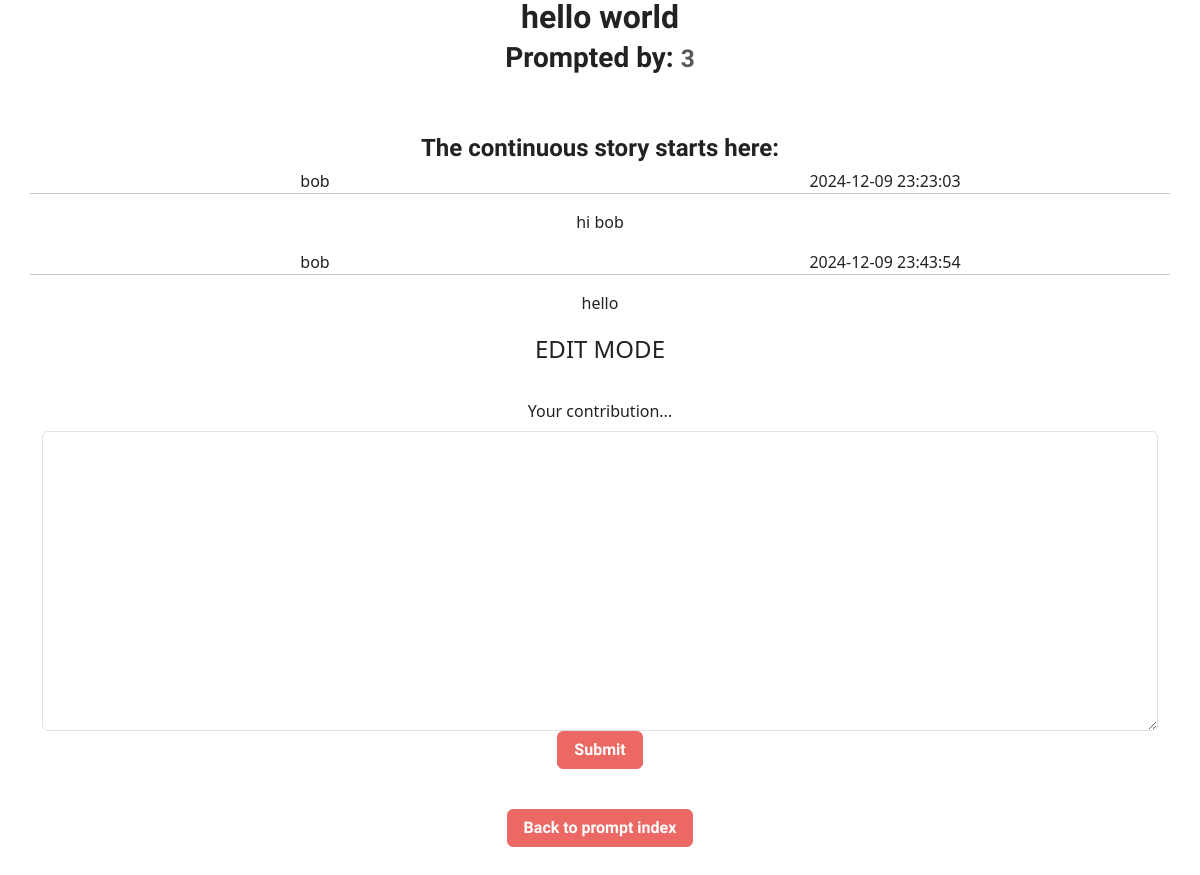
Page /app/post/edit.php?post_id=7 (signed in) on the committed database.
### tables this page shows
CREATE TABLE `writing_prompts` (
  `prompt_id` int(11) NOT NULL,
  `user_id` int(11) NOT NULL,
  `prompt_text` mediumtext NOT NULL,
  `responses` int(11) NOT NULL DEFAULT 0,
  `visibility` tinyint(1) NOT NULL,
  `date_created` datetime NOT NULL DEFAULT current_timestamp(),
  `date_updated` datetime NOT NULL DEFAULT current_timestamp()
);

CREATE TABLE `writing_posts` (
  `post_id` int(11) NOT NULL,
  `user_id` int(11) NOT NULL,
  `prompt_id` int(11) NOT NULL,
  `text` mediumtext NOT NULL,
  `likes` int(11) NOT NULL DEFAULT 0,
  `date_created` datetime NOT NULL DEFAULT current_timestamp()
);

CREATE TABLE `users` (
  `user_id` int(11) NOT NULL,
  `username` tinytext NOT NULL,
  `email` tinytext NOT NULL,
  `date_joined` date NOT NULL DEFAULT current_timestamp(),
  `stories_contributed` int(11) NOT NULL DEFAULT 0,
  `password_hash` tinytext NOT NULL,
  `is_admin` tinyint(1) NOT NULL DEFAULT 0
);

### app/post/edit.php (the view, shortened to what this page needs)
<?php
require_once('../../lib/db.php');
$i = $_GET['post_id'];
function get_entity($db, $post_id) {
    $stmt = $db->prepare("SELECT * FROM writing_prompts WHERE prompt_id = :id");
    $stmt->execute(['id' => $post_id]);
    return $stmt->fetch();
}
$post = get_entity($db, $i);
?>
<html>
<head>
    <link href="https://cdn.jsdelivr.net/npm/bootswatch@5.3.3/dist/journal/bootstrap.min.css" rel="stylesheet">
</head>
<body>
    <div class="container text-center">
        <h2><?= $post['prompt_text']; ?></h2>
        <h3>
            Prompted by:
            <small class="text-body-secondary"><?= $post['user_id']; ?></small>
        </h3>
        <h4><br /> <br /> The continuous story starts here: <br /></h4>
        <?php
        $stmt = $db->prepare("SELECT * FROM users INNER JOIN writing_posts ON users.user_id = writing_posts.user_id WHERE prompt_id = :prompt_id ORDER BY date_created ASC");
        $stmt->execute(['prompt_id' => $i]);
        $story_additions = $stmt->fetchAll();
        foreach ($story_additions as $addition) { ?>
            <div class="row">
                <div class="column" style="float:left;width: 50%;"><?= $addition['username'] ?></div>
                <div class="column" style="float:right;width: 50%;"><?= $addition['date_created'] ?></div>
                <hr>
            </div>
            <p text-align="center"><?= $addition['text'] ?></p>
        <?php } ?>
        <div>
            <form method="POST">
                <fieldset>
                    <legend>EDIT MODE</legend>
                    <label for="exampleTextarea" class="form-label mt-4">Your contribution...</label>
                    <textarea name="content" class="form-control" id="exampleTextarea" style="height: 300px;" required></textarea>
                    <button type="submit" class="btn btn-primary">Submit</button>
                </fieldset>
            </form>
        </div>
        <div class="mb-4">
            <a href="index.php" class="btn btn-primary m-4">Back to prompt index</a>
        </div>
    </div>
</body>
</html>

### rows in the picture
writing_prompts: prompt_text "hello world", user "3"
writing_posts: user.username "bob", date_created "2024-12-09 23:23:03", text "hi bob"
writing_posts: user.username "bob", date_created "2024-12-09 23:43:54", text "hello"
